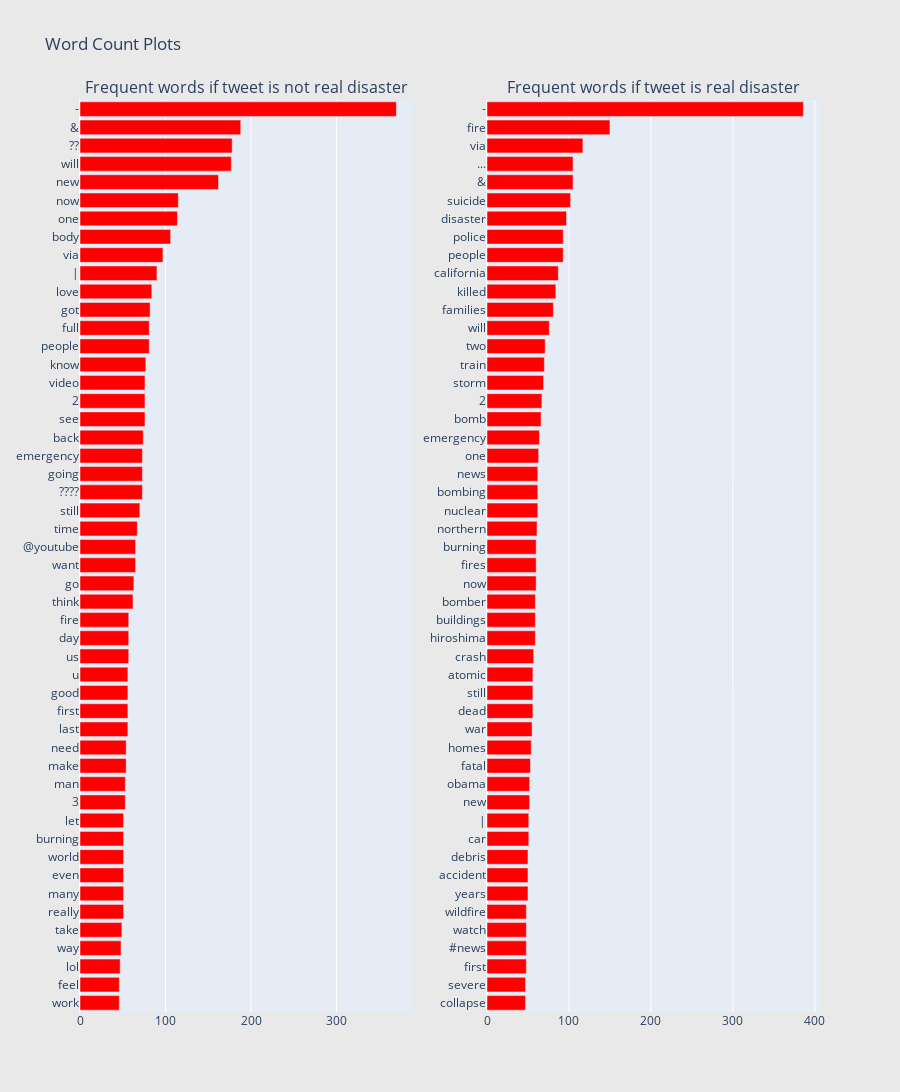

The cell this chart's notebook holds for it:
### Code cell
from collections import defaultdict
train1_df = train[train["target"]==1]
train0_df = train[train["target"]==0]


def generate_ngrams(text, n_gram=1):
    token = [token for token in text.lower().split(" ") if token != "" if token not in STOPWORDS]
    ngrams = zip(*[token[i:] for i in range(n_gram)])
    return [" ".join(ngram) for ngram in ngrams]


def horizontal_bar_chart(df, color):
    trace = go.Bar(
        y=df["word"].values[::-1],
        x=df["wordcount"].values[::-1],
        showlegend=False,
        orientation = 'h',
        marker=dict(
            color=color,
        ),
    )
    return trace


freq_dict = defaultdict(int)
for sent in train0_df["text"]:
    for word in generate_ngrams(sent):
        freq_dict[word] += 1
fd_sorted = pd.DataFrame(sorted(freq_dict.items(), key=lambda x: x[1])[::-1])
fd_sorted.columns = ["word", "wordcount"]
trace0 = horizontal_bar_chart(fd_sorted.head(50), 'red')


freq_dict = defaultdict(int)
for sent in train1_df["text"]:
    for word in generate_ngrams(sent):
        freq_dict[word] += 1
fd_sorted = pd.DataFrame(sorted(freq_dict.items(), key=lambda x: x[1])[::-1])
fd_sorted.columns = ["word", "wordcount"]
trace1 = horizontal_bar_chart(fd_sorted.head(50), 'red')


fig = tools.make_subplots(rows=1, cols=2, vertical_spacing=0.04,
                          subplot_titles=["Frequent words if tweet is not real disaster", 
                                          "Frequent words if tweet is real disaster"])
fig.append_trace(trace0, 1, 1)
fig.append_trace(trace1, 1, 2)
fig['layout'].update(height=1200, width=900, paper_bgcolor='rgb(233,233,233)', title="Word Count Plots")
py.iplot(fig, filename='word-plots')
fig.show(renderer='colab')

### Figure 1 — Plotly figure (JSON) as saved in the notebook; plotly's stock layout.template omitted (floating-point values rounded to 4 significant figures)
{"data": [{"marker": {"color": "red"}, "orientation": "h", "showlegend": false, "x": [46, 46, 47, 48, 49, 51, 51, 51, 51, 51, 51, 53, 53, 54, 54, 56, 56, 56, 56, 57, 57, 57, 62, 63, 65, 65, 67, 70, 73, 73, 73, 74, 76, 76, 76, 77, 81, 81, 82, 84, 90, 97, 106, 114, 115, 162, 177, 178, 188, 370], "xaxis": "x", "y": ["work", "feel", "lol", "way", "take", "really", "many", "even", "world", "burning", "let", "3", "man", "make", "need", "last", "first", "good", "u", "us", "day", "fire", "think", "go", "want", "@youtube", "time", "still", "????", "going", "emergency", "back", "see", "2", "video", "know", "people", "full", "got", "love", "|", "via", "body", "one", "now", "new", "will", "??", "&amp;", "-"], "yaxis": "y", "type": "bar"}, {"marker": {"color": "red"}, "orientation": "h", "showlegend": false, "x": [47, 47, 48, 48, 48, 48, 50, 50, 50, 51, 51, 52, 52, 53, 54, 55, 56, 56, 56, 57, 59, 59, 59, 60, 60, 60, 61, 62, 62, 62, 63, 64, 66, 67, 69, 70, 71, 76, 81, 84, 87, 93, 93, 97, 102, 105, 105, 117, 150, 386], "xaxis": "x2", "y": ["collapse", "severe", "first", "#news", "watch", "wildfire", "years", "accident", "debris", "car", "|", "new", "obama", "fatal", "homes", "war", "dead", "still", "atomic", "crash", "hiroshima", "buildings", "bomber", "now", "fires", "burning", "northern", "nuclear", "bombing", "news", "one", "emergency", "bomb", "2", "storm", "train", "two", "will", "families", "killed", "california", "people", "police", "disaster", "suicide", "&amp;", "...", "via", "fire", "-"], "yaxis": "y2", "type": "bar"}], "layout": {"annotations": [{"font": {"size": 16}, "showarrow": false, "text": "Frequent words if tweet is not real disaster", "x": 0.225, "xanchor": "center", "xref": "paper", "y": 1, "yanchor": "bottom", "yref": "paper"}, {"font": {"size": 16}, "showarrow": false, "text": "Frequent words if tweet is real disaster", "x": 0.775, "xanchor": "center", "xref": "paper", "y": 1, "yanchor": "bottom", "yref": "paper"}], "height": 1200, "paper_bgcolor": "rgb(233,233,233)", "title": {"text": "Word Count Plots"}, "width": 900, "xaxis": {"anchor": "y", "domain": [0, 0.45]}, "yaxis": {"anchor": "x", "domain": [0, 1]}, "xaxis2": {"anchor": "y2", "domain": [0.55, 1]}, "yaxis2": {"anchor": "x2", "domain": [0, 1]}}}
